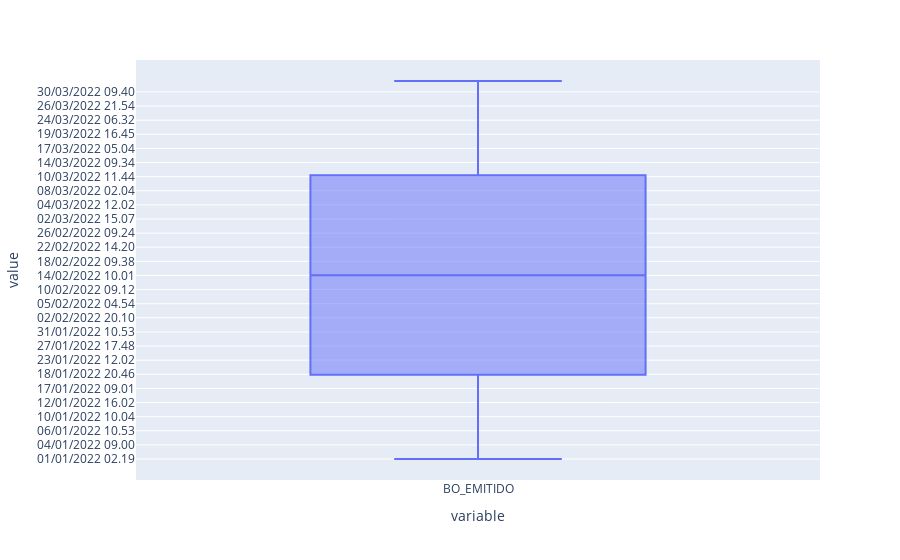

The code cell stored with this chart in its notebook:
### Code cell
#Não existem outliers na coluna BO_EMITIDO
px.box(df.BO_EMITIDO)

### Figure 1 — Plotly figure (JSON) as saved in the notebook; plotly's stock layout.template omitted (floating-point values rounded to 4 significant figures; data arrays with more than 128 entries replaced by an {"elided": "..."} marker saying what was removed)
{"data": [{"alignmentgroup": "True", "hovertemplate": "variable=%{x}<br>value=%{y}<extra></extra>", "legendgroup": "", "marker": {"color": "#636efa"}, "name": "", "notched": false, "offsetgroup": "", "orientation": "v", "showlegend": false, "type": "box", "x": {"elided": "1166 str values"}, "x0": " ", "xaxis": "x", "y": {"elided": "1166 str values"}, "y0": " ", "yaxis": "y"}], "layout": {"boxmode": "group", "legend": {"tracegroupgap": 0}, "margin": {"t": 60}, "xaxis": {"anchor": "y", "domain": [0, 1], "title": {"text": "variable"}}, "yaxis": {"anchor": "x", "domain": [0, 1], "title": {"text": "value"}}}}
